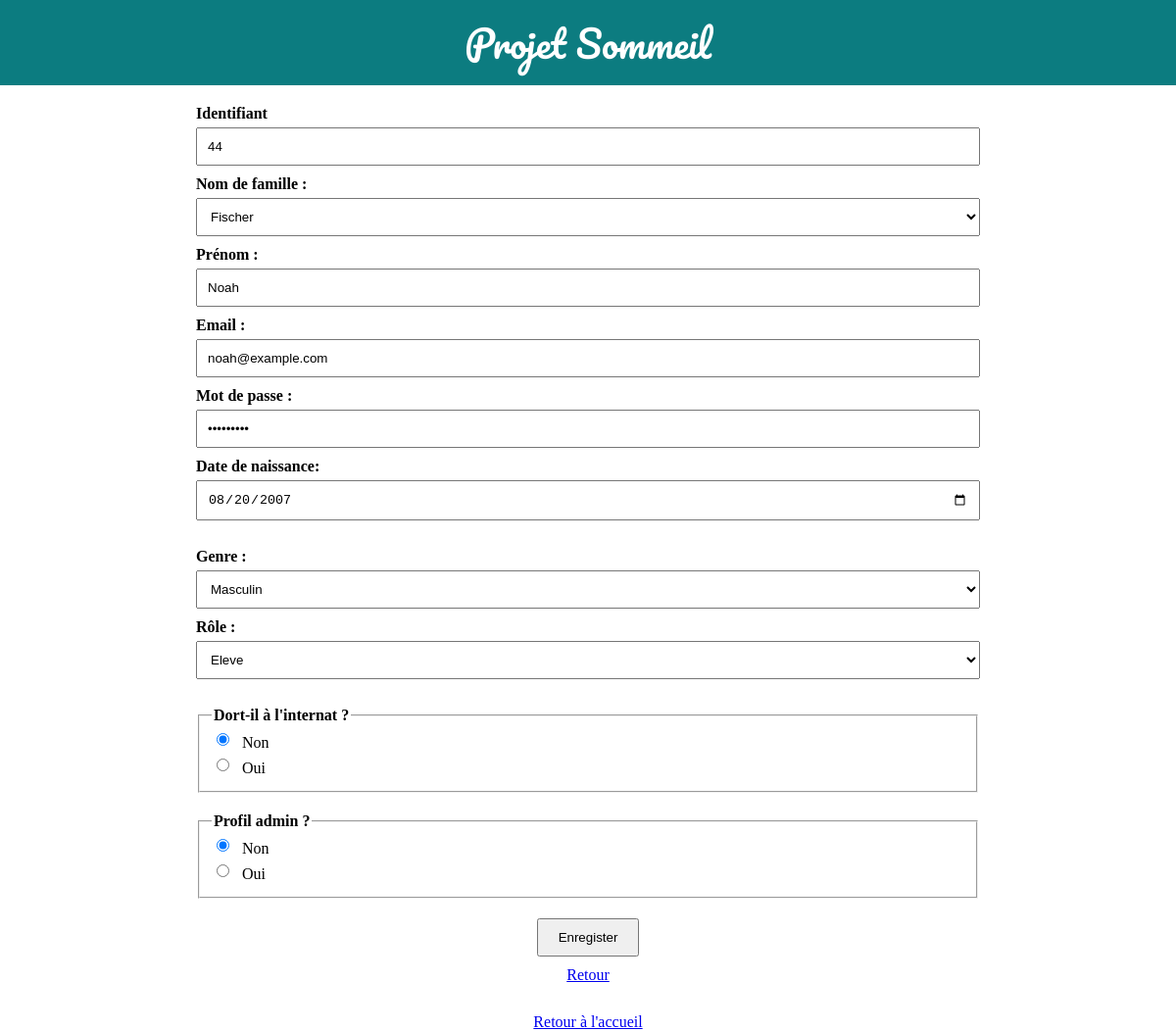
Screenshot of /admin/edit_utilisateur.php?id=44 (signed in) with the database file from the repository.
### tables this page shows
CREATE TABLE `utilisateur` (
  `id` int(11) NOT NULL,
  `prenom` varchar(255) NOT NULL,
  `email` varchar(255) NOT NULL,
  `password` varchar(255) NOT NULL,
  `role` int(11) NOT NULL,
  `date_naissance` date NOT NULL,
  `genre` int(11) NOT NULL,
  `internat` tinyint(1) NOT NULL DEFAULT 0,
  `date_creation` datetime NOT NULL DEFAULT current_timestamp(),
  `date_derniere_connexion` datetime NOT NULL DEFAULT current_timestamp(),
  `id_famille` int(11) NOT NULL,
  `admin` tinyint(1) NOT NULL DEFAULT 0
);

CREATE TABLE `famille` (
  `id` int(11) NOT NULL,
  `nom` varchar(25) NOT NULL
);

CREATE TABLE `genre` (
  `id` int(11) NOT NULL,
  `libelle` varchar(25) NOT NULL
);

CREATE TABLE `role` (
  `id` int(11) NOT NULL,
  `libelle` varchar(25) NOT NULL
);

### bdd.php (called while the page is built, shortened)
<?
function getUtilisateur($mysqlConnection, $id)
{
	$statment = $mysqlConnection->prepare("select * from utilisateur where id= :id");
	$statment->execute([
		'id' => $id
	]);
	return $statment->fetch();
}
function listeFamilles($mysqlConnection)
{
	$famille = null;
	$statment = $mysqlConnection->prepare("SELECT fa.id, fa.nom, count(*)as nbMembres from famille fa left join utilisateur ut on ut.id_famille = fa.id group by fa.id, fa.nom");
	if ($statment->execute()) {
		$famille = $statment->fetchAll();
	}
	return $famille;
}
function listeGenres($mysqlConnection)
{
	$genres = null;
	$statment = $mysqlConnection->prepare("SELECT * from genre order by libelle");
	if ($statment->execute()) {
		$genres = $statment->fetchAll();
	}
	return $genres;
}
function listeRoles($mysqlConnection)
{
	$role = null;
	$statment = $mysqlConnection->prepare("SELECT * from role order by libelle");
	if ($statment->execute()) {
		$role = $statment->fetchAll();
	}
	return $role;
}

### admin/edit_utilisateur.php (the view, shortened to what this page needs)
<?
include "verification.php";
if (isset($_GET["id"])) {
    $row = getUtilisateur($pdo, $_GET["id"]);
    $familles = listeFamilles($pdo);
    $genres = listeGenres($pdo);
    $roles = listeRoles($pdo);
}
?>
<!DOCTYPE html>
<html>
<head>
    <link rel="stylesheet" href="../style.css" media="screen" type="text/css" />
</head>
<body>
    <header>Projet Sommeil</header>
    <div id="container">
        <form action="edit_utilisateur.php?id=<?=$_GET["id"]?>" method="POST">
            <Label for="id">Identifiant</Label>
            <input type="text" id="id" name="id" readonly="readonly" value="<?= $row["id"] ?>">
            <Label for="famille">Nom de famille :</Label>
            <select id="famille" name="famille" placeholder="Entrer votre nom de famille" required>
                <? foreach ($familles as $famille) { ?>
                    <option value="<?= $famille["id"] ?>" <?= ($row["id_famille"] == $famille["id"] ? "selected" : "") ?>><?= $famille["nom"] ?></option>
                <? } ?>
            </select><br>
            <Label for="username">Prénom :</Label>
            <input type="text" placeholder="Entrer votre nom d'utilisateur" name="username" id="username" value="<?= $row["prenom"] ?>" required><br>
            <Label for="email">Email : </Label><input value="<?= $row["email"] ?>" type="email" placeholder="Entrer votre email" name="email" id="email" required /><br />
            <Label for="password">Mot de passe : </Label><input value="<?= $row["password"] ?>" type="password"  placeholder="Entrer le mot de passe" name="password" id="password" required /><br />
            <Label for="datenaissance">Date de naissance: </Label><input value="<?= $row["date_naissance"] ?>" type="date" name="datenaissance" id="datenaissance" required /><br /><br />
            <Label for="genre">Genre :</Label>
            <select id="genre" name="genre" placeholder="Entrer votre genre" required>
                <? foreach ($genres as $genre) { ?>
                    <option value="<?= $genre["id"] ?>" <?= ($row["genre"] == $genre["id"] ? "selected" : "") ?>><?= $genre["libelle"] ?></option>
                <? } ?>
            </select><br>
            <Label for="role">Rôle :</Label><select required id="role" name="role" placeholder="Entrer votre rôle">
                <? foreach ($roles as $role) { ?>
                    <option value="<?= $role["id"] ?>" <?= ($row["role"] == $role["id"] ? "selected" : "") ?>><?= $role["libelle"] ?></option>
                <? } ?>
            </select>
            <br><br>
            <fieldset>
                <legend>Dort-il à l'internat ?</legend>
                <div><input id="non" type="radio" name="internat" value="0" <?= ($row["internat"] == 0 ? "checked" : "") ?> /><label for="non">Non</label></div>
                <div><input id="oui" type="radio" name="internat" value="1" <?= ($row["internat"] == 1 ? "checked" : "") ?> /><label for="oui">Oui</label></div>
            </fieldset>
            <fieldset>
                <legend>Profil admin ?</legend>
                <div><input id="adminKO" type="radio" name="admin" value="0" <?= ($row["internat"] == 0 ? "checked" : "") ?> /><label for="adminKO">Non</label></div>
                <div><input id="adminOK" type="radio" name="admin" value="1" <?= ($row["internat"] == 1 ? "checked" : "") ?> /><label for="adminOK">Oui</label></div>
            </fieldset>
            <div class="center"><input type="submit" value="Enregister"/><br/><a href="utilisateur.php">Retour</a></div>
        </form>
    </div>
    <footer><a href="index.php">Retour à l'accueil</a></footer>
</body>
</html>

### style.css (style rules this page uses)
body { font-family: Cambria, Cochin, Georgia, Times, 'Times New Roman', serif; padding: 0; margin: 0; }
#container { max-width: 800px; margin: 0 auto; padding: 0 20px 20px 20px; }
header { margin: 0 auto; padding: 10px; text-align: center; font-family: 'DotGothic16', 'Pacifico', Cambria, Cochin, Georgia, Times, 'Times New Roman', serif;; font-family: 'Pacifico', cursive; background-color: rgb(12, 124, 128); color:white; font-size: 38px; }
form { margin-top: 20px; }
label { display: block; margin-bottom: 5px; font-weight: bold; }
input, select { width: 100%; padding: 10px; margin-bottom: 10px; box-sizing: border-box; }
input[type="submit"], input[type="reset"], input[type="radio"], input[type="checkbox"] { width: auto; padding: 10px 20px; cursor: pointer; }
fieldset { margin-bottom: 20px; }
legend { font-weight: bold; }
div { margin-bottom: 10px; }
input[type="radio"], fieldset label { display: inline; vertical-align: middle; font-weight: normal; padding-left: 10px; padding-bottom: 7px; }
fieldset div { margin-bottom: 0px; }
footer { text-align: center; }
div .center { text-align: center; }

### rows the page displays
utilisateur: id "44", famille "Fischer", username "Noah", email "noah@example.com", datenaissance "08/20/2007", genre "Masculin", role "Eleve", internat "☑ Non", internat "☐ Oui"
